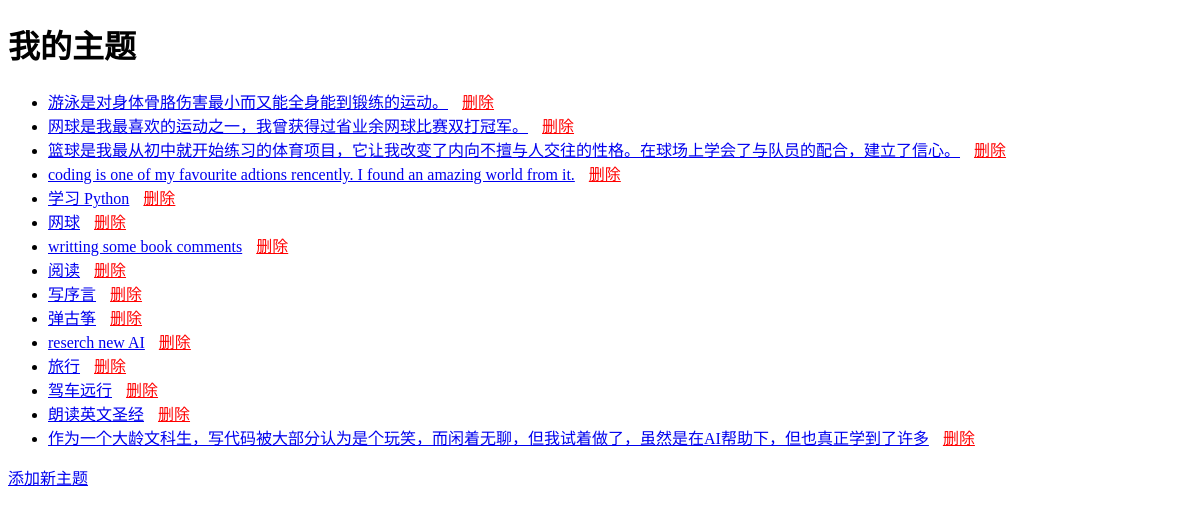
The app's page /topics/ (signed in), older data.
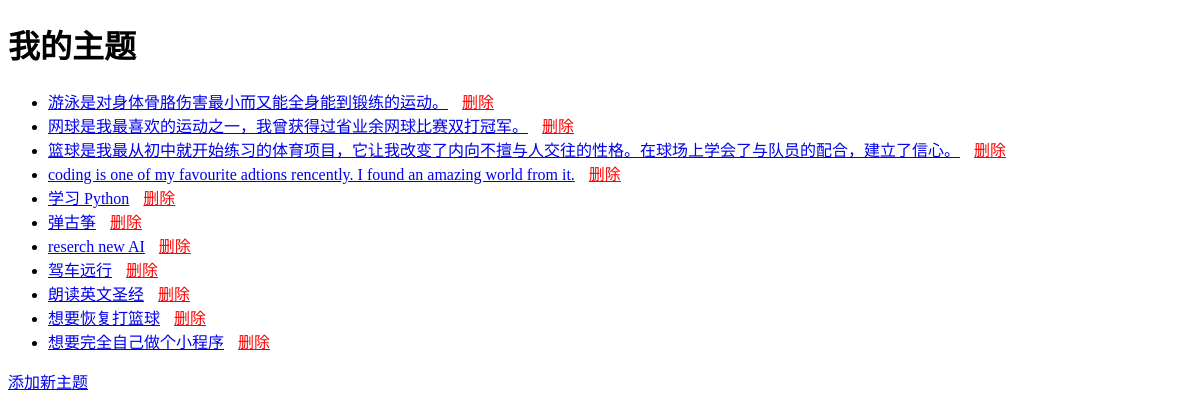
The same page, newer data.
### learning_logs/models.py (models this page shows, shortened)
class Topic(models.Model):
    text = models.CharField(max_length=200)
    date_added = models.DateTimeField(auto_now_add=True)
    owner = models.ForeignKey(User, on_delete=models.CASCADE, related_name="topics", null=True, blank=True)

### learning_logs/views.py (the view)
# urls.py: path('topics/', views.topics, name='topics'),
@login_required
def topics(request):
    topics = Topic.objects.filter(owner=request.user).order_by('date_added')
    context = {'topics': topics}
    return render(request, 'learning_logs/topics.html', context)

### learning_logs/templates/learning_logs/topics.html (shortened to what this page needs)
<!DOCTYPE html>
<html lang="en">
<head>
</head>
<body>
    <h1>我的主题</h1>
    <ul>
        {% for topic in topics %}
        <li>
            <a href="{% url 'learning_logs:topic' topic.id %}">{{ topic.text }}</a>
            {% if topic.owner == request.user %}
                <a href="{% url 'learning_logs:delete_topic' topic.id %}" style="color: red; margin-left: 10px;">
                    删除
                </a>
            {% endif %}
        </li>
        {% empty %}
        <li>没有主题，请添加一个！</li>
        {% endfor %}
    </ul>
    <a href="{% url 'learning_logs:new_topic' %}">添加新主题</a>
</body>
</html>

Row changes from the older to the newer data that the page shows:
removed Topic: text "网球", shows "删除"
removed Topic: text "writting some book comments", shows "删除"
removed Topic: text "阅读", shows "删除"
removed Topic: text "写序言", shows "删除"
removed Topic: text "旅行", shows "删除"
removed Topic: text "作为一个大龄文科生，写代码被大部分认为是个玩笑，而闲着无聊，但我试着做了，虽然是在AI帮助下，但也真正学到了许多", shows "删除"
added Topic: text "想要恢复打篮球", shows "删除"
added Topic: text "想要完全自己做个小程序", shows "删除"
